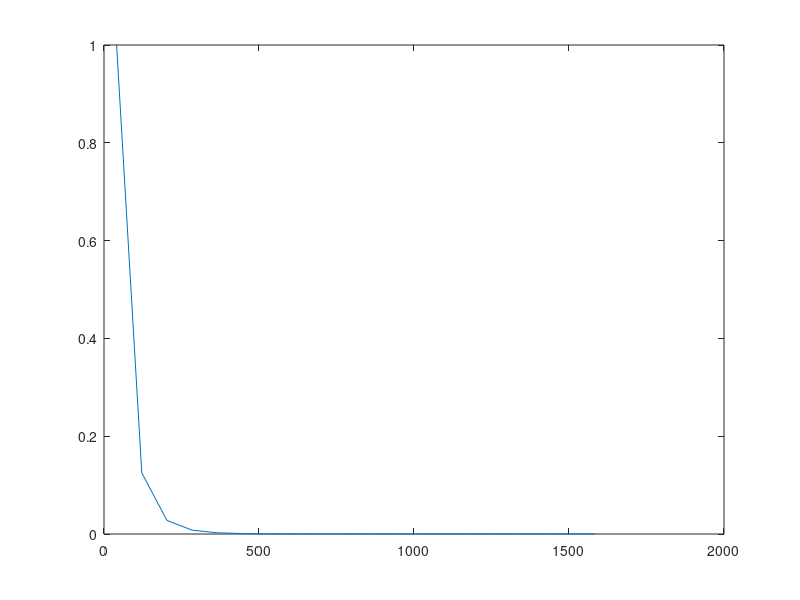

This figure's MATLAB source:
close all
clear all 

%fi(m) = psi_m *delta(t − tm )

%ray power
%psi_m = (1/4) * (gamma^m)/(m^2)

%gamma - avg power reflection coef

%gamma = 1 - alfa

%alfa = suma ( S_u * alfa_u) / S

% alfa_u absorption coeff of the surface
%S total surface
% S_u surface area of _u

%ray delay tm

%tm = (tc/2)*(2m-1 )


%tc characteristic time of reverb of the building
%tc = (8V) / (cS)

%gamma = 0.12

Vd = 42*17.8*8.2;
Vu= 42*17.8/2 * (14-8.2);

V = Vd + Vu

S = 42*17.8 + (42*8.2)*2 + (17.8*8.2)*2 + ((14-8.2)*17.8/2 ) *2 + 2* ( sqrt((14-8.2)^2+(17.8/2)^2 ) * 42   )
c = 3e8;
tc= (8*V) / (c*S)

gamma = 0.50;
m = 1:20;
tm = (tc/2)*(2*m-1 );

for i=m 

    psi(i) = (1/4) * (gamma^i)/(i^2)
end

psi = psi/max(psi);
tm=tm*1e9;
figure
plot(tm,psi)